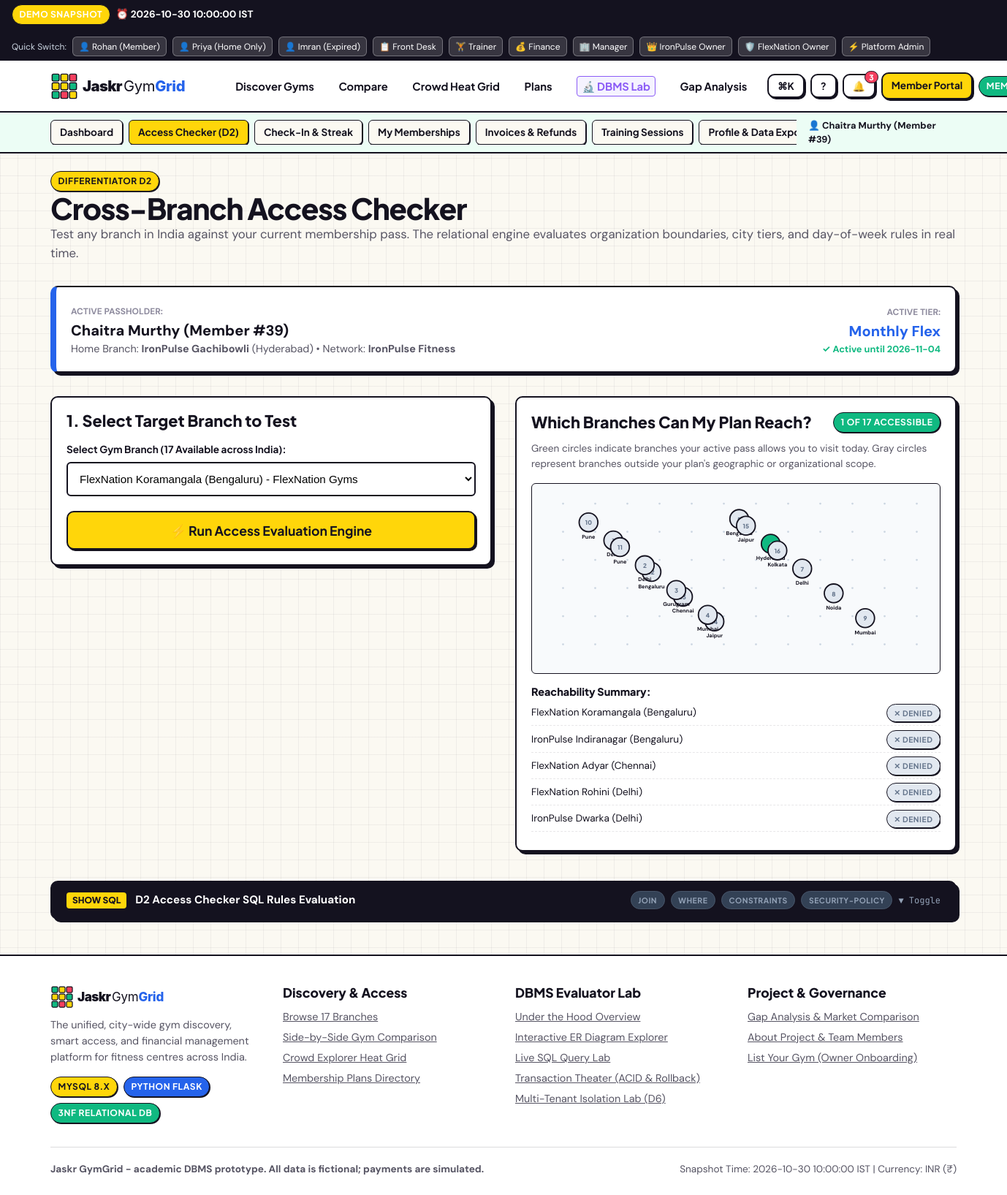
The app's page /member/access-checker (signed in) with its own data.
### tables this page shows
CREATE TABLE members (
        member_id INTEGER PRIMARY KEY AUTOINCREMENT,
        user_id INTEGER NOT NULL,
        home_branch_id INTEGER NOT NULL,
        full_name TEXT NOT NULL,
        phone TEXT NOT NULL,
        registration_date TEXT NOT NULL,
        FOREIGN KEY (user_id) REFERENCES users(user_id),
        FOREIGN KEY (home_branch_id) REFERENCES branches(branch_id)
    );

CREATE TABLE branches (
        branch_id INTEGER PRIMARY KEY AUTOINCREMENT,
        organization_id INTEGER NOT NULL,
        name TEXT NOT NULL,
        address TEXT NOT NULL,
        city TEXT NOT NULL,
        state TEXT NOT NULL,
        pincode TEXT NOT NULL,
        latitude REAL NOT NULL,
        longitude REAL NOT NULL,
        phone TEXT NOT NULL,
        description TEXT NOT NULL,
        capacity INTEGER NOT NULL,
        FOREIGN KEY (organization_id) REFERENCES organizations(organization_id)
    );

CREATE TABLE organizations (
        organization_id INTEGER PRIMARY KEY AUTOINCREMENT,
        name TEXT NOT NULL,
        contact_email TEXT NOT NULL,
        status TEXT NOT NULL DEFAULT 'active',
        brand_type TEXT NOT NULL DEFAULT 'independent',
        headquarters_city TEXT NOT NULL,
        created_at TEXT NOT NULL
    );

CREATE TABLE membership_plans (
        plan_id INTEGER PRIMARY KEY AUTOINCREMENT,
        organization_id INTEGER NOT NULL,
        plan_name TEXT NOT NULL,
        duration_months INTEGER NOT NULL,
        price REAL NOT NULL,
        description TEXT NOT NULL DEFAULT '',
        FOREIGN KEY (organization_id) REFERENCES organizations(organization_id)
    );

CREATE TABLE memberships (
        membership_id INTEGER PRIMARY KEY AUTOINCREMENT,
        member_id INTEGER NOT NULL,
        plan_id INTEGER NOT NULL,
        start_date TEXT NOT NULL,
        end_date TEXT NOT NULL,
        status TEXT NOT NULL DEFAULT 'pending',
        FOREIGN KEY (member_id) REFERENCES members(member_id),
        FOREIGN KEY (plan_id) REFERENCES membership_plans(plan_id)
    );

### app/member.py (the view, shortened to what this page needs)
@member_bp.route("/access-checker", methods=["GET", "POST"])
@login_required
@roles_required("member")
def access_checker():
    member, active_ms = get_member_context()
    all_branches = query_all(
        "SELECT b.*, o.name AS organization_name "
        "FROM branches b JOIN organizations o ON b.organization_id = o.organization_id "
        "WHERE o.status = 'active' ORDER BY b.city, b.name;"
    )
    target_branch_id = request.args.get("branch_id") or request.form.get("branch_id")
    result = None
    reachable_branch_ids = []
    if active_ms:
        for b in all_branches:
            res = evaluate_branch_access(member, active_ms, b)
            if res["status"] in ("ALLOWED", "ALLOWED WITH CONDITIONS"):
                reachable_branch_ids.append(b["branch_id"])
    return render_template("member/access_checker.html",
                           member=member,
                           active_ms=active_ms,
                           all_branches=all_branches,
                           target_branch_id=int(target_branch_id) if target_branch_id else None,
                           result=result,
                           reachable_branch_ids=reachable_branch_ids,
                           portal_context="member",
                           active_tab="access_checker")

### templates/member/access_checker.html (shortened to what this page needs)
{% extends "base.html" %}
{% import "components/show_sql_drawer.html" as sql_comp %}
{% block content %}
<div class="container">
  <div style="margin-bottom: 2rem;">
    <span class="badge badge-yellow">Differentiator D2</span>
    <h1>Cross-Branch Access Checker</h1>
    <p style="color: var(--ink-muted); font-size: 1.05rem;">
      Test any branch in India against your current membership pass. The relational engine evaluates organization boundaries, city tiers, and day-of-week rules in real time.
    </p>
  </div>
  <div class="card" style="margin-bottom: 2rem; background: #FFFFFF; border-left: 8px solid var(--electric-blue);">
    <div style="display: flex; justify-content: space-between; align-items: center; flex-wrap: wrap; gap: 1rem;">
      <div>
        <span style="font-size: 0.75rem; text-transform: uppercase; font-weight: 700; color: var(--ink-subtle);">Active Passholder:</span>
        <div style="font-size: 1.25rem; font-weight: 800;">{{ member.full_name }} (Member #{{ member.member_id }})</div>
        <div style="font-size: 0.9rem; color: var(--ink-muted);">
          Home Branch: <strong>{{ member.home_branch_name }}</strong> ({{ member.home_branch_city }}) • Network: <strong>{{ member.organization_name }}</strong>
        </div>
      </div>
      <div style="text-align: right;">
        <span style="font-size: 0.75rem; text-transform: uppercase; font-weight: 700; color: var(--ink-subtle);">Active Tier:</span>
        <div style="font-size: 1.25rem; font-weight: 800; color: var(--electric-blue);">
          {{ active_ms.plan_name if active_ms else "No Active Pass" }}
        </div>
        {% if active_ms %}
          <div style="font-size: 0.8rem; color: var(--mint-green); font-weight: 700;">
            ✓ Active until {{ active_ms.end_date }}
          </div>
        {% endif %}
      </div>
    </div>
  </div>
  <div style="display: grid; grid-template-columns: 1fr 1fr; gap: 2rem; align-items: flex-start; margin-bottom: 2.5rem;">
    <div>
      <div class="card" style="margin-bottom: 1.5rem;">
        <h3 style="margin-bottom: 1rem;">1. Select Target Branch to Test</h3>
        <form method="POST" action="{{ url_for('member.access_checker') }}">
          <div style="margin-bottom: 1.25rem;">
            <label style="display: block; font-family: var(--font-display); font-weight: 700; font-size: 0.85rem; margin-bottom: 0.4rem;">Select Gym Branch (17 Available across India):</label>
            <select name="branch_id" style="width: 100%; padding: 0.75rem; border: var(--border-thick); border-radius: var(--radius-sm); font-size: 0.95rem; background: #fff;">
              {% for b in all_branches %}
                <option value="{{ b.branch_id }}" {% if target_branch_id == b.branch_id %}selected{% endif %}>
                  {{ b.name }} ({{ b.city }}) - {{ b.organization_name }}
                </option>
              {% endfor %}
            </select>
          </div>
          <button type="submit" class="btn btn-primary btn-lg" style="width: 100%;">
            ⚡ Run Access Evaluation Engine
          </button>
        </form>
      </div>
    </div>
    <div class="card">
      <div style="display: flex; justify-content: space-between; align-items: center; margin-bottom: 0.75rem;">
        <h3>Which Branches Can My Plan Reach?</h3>
        <span class="badge badge-mint">{{ reachable_branch_ids|length }} of 17 Accessible</span>
      </div>
      <p style="font-size: 0.85rem; color: var(--ink-muted); margin-bottom: 1rem;">
        Green circles indicate branches your active pass allows you to visit today. Gray circles represent branches outside your plan's geographic or organizational scope.
      </p>
      <div style="background: #F8FAFC; border: var(--border-thin); border-radius: var(--radius-sm); padding: 1rem; text-align: center;">
        <svg viewBox="0 0 540 240" style="width: 100%; height: auto; max-height: 220px;">
          {% for r in range(6) %}
            {% for c in range(12) %}
              <circle cx="{{ c * 48 + 12 }}" cy="{{ r * 42 + 12 }}" r="1.5" fill="#CBD5E1" />
            {% endfor %}
          {% endfor %}
          {% for b in all_branches %}
            {% set bx = 40 + ((b.branch_id * 47) % 460) %}
            {% set by = 30 + ((b.branch_id * 37) % 180) %}
            {% set is_reachable = b.branch_id in reachable_branch_ids %}
            <g transform="translate({{ bx }}, {{ by }})">
              <circle r="14" fill="{% if is_reachable %}#10B981{% else %}#E2E8F0{% endif %}" stroke="#14121F" stroke-width="2" />
              <text y="4" text-anchor="middle" font-family="'Plus Jakarta Sans', sans-serif" font-size="9" font-weight="900" fill="{% if is_reachable %}#FFFFFF{% else %}#64748B{% endif %}">
                {{ b.branch_id }}
              </text>
              <text y="24" text-anchor="middle" font-family="'DM Sans', sans-serif" font-size="8" font-weight="700" fill="#14121F">
                {{ b.city }}
              </text>
            </g>
          {% endfor %}
        </svg>
      </div>
      <div style="margin-top: 1rem;">
        <h4 style="font-size: 0.9rem; margin-bottom: 0.5rem;">Reachability Summary:</h4>
        <div style="max-height: 180px; overflow-y: auto; font-size: 0.85rem; display: flex; flex-direction: column; gap: 0.35rem;">
          {% for b in all_branches %}
            <div style="display: flex; justify-content: space-between; align-items: center; border-bottom: 1px dashed rgba(20, 18, 31, 0.1); padding-bottom: 0.25rem;">
              <span>{{ b.name }} ({{ b.city }})</span>
              {% if b.branch_id in reachable_branch_ids %}
                <span class="badge badge-mint" style="font-size: 0.65rem;">✓ Allowed</span>
              {% else %}
                <span class="badge" style="background: #E2E8F0; color: #64748B; font-size: 0.65rem;">✕ Denied</span>
              {% endif %}
            </div>
          {% endfor %}
        </div>
      </div>
    </div>
  </div>
  {{ sql_comp.sql_drawer(
      "D2 Access Checker SQL Rules Evaluation",
      "SELECT r.access_type, r.conditions, b.city, o.organization_id\nFROM branch_access_rules r\nJOIN branches b ON r.branch_id = b.branch_id\nJOIN organizations o ON b.organization_id = o.organization_id\nWHERE r.plan_id = " ~ (active_ms.plan_id if active_ms else 0) ~ " AND r.branch_id = " ~ (target_branch_id or 1) ~ ";",
      ["JOIN", "WHERE", "CONSTRAINTS", "SECURITY-POLICY"],
      "Demonstrates multi-branch relational rule checking without hardcoding in application memory."
  ) }}
</div>
{% endblock %}

### templates/components/header.html (shortened to what this page needs)
<header>
  <div class="demo-bar">
    <div class="demo-title">
      <span class="badge badge-yellow">DEMO SNAPSHOT</span>
      <span>⏰ 2026-10-30 10:00:00 IST</span>
    </div>
    <div class="demo-chips">
      <span style="font-size: 0.75rem; color: #CBD5E1;">Quick Switch:</span>
      <a href="{{ url_for('auth.quick_login', email='member.demo@jaskrgymgrid.example') }}" class="demo-chip" title="Rohan - Annual All-Access (FULL)">👤 Rohan (Member)</a>
      <a href="{{ url_for('auth.quick_login', email='member.monthly.demo@jaskrgymgrid.example') }}" class="demo-chip" title="Priya - Monthly Flex (HOME_ONLY)">👤 Priya (Home Only)</a>
      <a href="{{ url_for('auth.quick_login', email='member.expired.demo@jaskrgymgrid.example') }}" class="demo-chip" title="Imran - Expired">👤 Imran (Expired)</a>
      <a href="{{ url_for('auth.quick_login', email='frontdesk.demo@jaskrgymgrid.example') }}" class="demo-chip" title="Front Desk Saket">📋 Front Desk</a>
      <a href="{{ url_for('auth.quick_login', email='trainer.demo@jaskrgymgrid.example') }}" class="demo-chip" title="Trainer Saket">🏋️ Trainer</a>
      <a href="{{ url_for('auth.quick_login', email='finance.demo@jaskrgymgrid.example') }}" class="demo-chip" title="Finance Desk">💰 Finance</a>
      <a href="{{ url_for('auth.quick_login', email='manager.demo@jaskrgymgrid.example') }}" class="demo-chip" title="Branch Manager Saket">🏢 Manager</a>
      <a href="{{ url_for('auth.quick_login', email='owner.ironpulse.demo@jaskrgymgrid.example') }}" class="demo-chip" title="IronPulse Owner">👑 IronPulse Owner</a>
      <a href="{{ url_for('auth.quick_login', email='owner.flexnation.demo@jaskrgymgrid.example') }}" class="demo-chip" title="FlexNation Owner (Cross-Tenant)">🛡️ FlexNation Owner</a>
      <a href="{{ url_for('auth.quick_login', email='admin.demo@jaskrgymgrid.example') }}" class="demo-chip" title="Platform Administrator">⚡ Platform Admin</a>
    </div>
  </div>
  <nav class="header-nav">
    <div class="container nav-container">
      <a href="{{ url_for('public.home') }}" class="brand-lockup">
        <img src="{{ url_for('static', filename='img/logo_full.svg') }}" alt="Jaskr GymGrid">
      </a>
      <ul class="nav-links">
        <li><a href="{{ url_for('public.discover') }}" class="nav-link">Discover Gyms</a></li>
        <li><a href="{{ url_for('public.compare') }}" class="nav-link">Compare</a></li>
        <li><a href="{{ url_for('public.crowd') }}" class="nav-link">Crowd Heat Grid</a></li>
        <li><a href="{{ url_for('public.plans') }}" class="nav-link">Plans</a></li>
        <li><a href="{{ url_for('lab.index') }}" class="nav-link" style="color: var(--violet-royal);"><strong style="background: var(--violet-subtle); padding: 2px 6px; border-radius: 4px; border: 1.5px solid var(--violet-royal); white-space: nowrap;">🔬 DBMS Lab</strong></a></li>
        <li><a href="{{ url_for('public.gap_analysis') }}" class="nav-link">Gap Analysis</a></li>
      </ul>
      <div style="display: flex; align-items: center; gap: 0.5rem; position: relative;">
        <button class="btn btn-sm" onclick="document.getElementById('cmdPaletteBackdrop').style.display='flex'; document.getElementById('cmdPaletteInput').focus();" title="Command Palette (Cmd+K)">
          <span>⌘K</span>
        </button>
        <button class="btn btn-sm" onclick="document.getElementById('shortcutsBackdrop').style.display='flex';" title="Keyboard Shortcuts (?)">
          <span>?</span>
        </button>
        <div style="position: relative;">
          <button class="btn btn-sm" id="notifBellBtn" onclick="const p = document.getElementById('notifDropdown'); p.style.display = p.style.display === 'block' ? 'none' : 'block';" title="System Notifications" style="position: relative;">
            <span>🔔</span>
            <span style="position: absolute; top: -6px; right: -6px; background: var(--hot-coral); color: #fff; font-size: 0.65rem; font-weight: 800; padding: 1px 5px; border-radius: 10px; border: 1.5px solid #14121F;">3</span>
          </button>
        </div>
        {% if session.user_id %}
          <div style="display: flex; align-items: center; gap: 0.5rem;">
            {% if session.role == 'member' %}
              <a href="{{ url_for('member.dashboard') }}" class="btn btn-sm btn-primary">Member Portal</a>
              <span class="badge badge-mint">Member</span>
            {% elif session.role == 'owner' %}
              <a href="{{ url_for('owner.dashboard') }}" class="btn btn-sm btn-danger">Owner Portal</a>
              <span class="badge badge-coral">{{ session.organization_name or 'Owner' }}</span>
            {% elif session.role == 'admin' %}
              <a href="{{ url_for('admin.dashboard') }}" class="btn btn-sm" style="background: var(--violet-royal); color: #fff;">Admin Portal</a>
              <span class="badge badge-violet">Platform Admin</span>
            {% endif %}
          </div>
        {% else %}
          <a href="{{ url_for('auth.list_gym') }}" class="btn btn-sm">List Your Gym</a>
          <a href="{{ url_for('auth.login') }}" class="btn btn-sm btn-primary">Sign In</a>
          <a href="{{ url_for('auth.register') }}" class="btn btn-sm btn-accent">Join</a>
        {% endif %}
      </div>
    </div>
  </nav>
  {% if portal_context == 'member' %}
    <div class="role-subnav" style="background: var(--mint-green-subtle);">
      <div class="container subnav-inner">
        <div class="subnav-tabs">
          <a href="{{ url_for('member.dashboard') }}" class="subnav-tab {% if active_tab == 'dashboard' %}active{% endif %}">Dashboard</a>
          <a href="{{ url_for('member.access_checker') }}" class="subnav-tab {% if active_tab == 'access_checker' %}active{% endif %}">Access Checker (D2)</a>
          <a href="{{ url_for('member.check_in') }}" class="subnav-tab {% if active_tab == 'check_in' %}active{% endif %}">Check-In & Streak</a>
          <a href="{{ url_for('member.memberships') }}" class="subnav-tab {% if active_tab == 'memberships' %}active{% endif %}">My Memberships</a>
          <a href="{{ url_for('member.billing') }}" class="subnav-tab {% if active_tab == 'billing' %}active{% endif %}">Invoices & Refunds</a>
          <a href="{{ url_for('member.training') }}" class="subnav-tab {% if active_tab == 'training' %}active{% endif %}">Training Sessions</a>
          <a href="{{ url_for('member.profile') }}" class="subnav-tab {% if active_tab == 'profile' %}active{% endif %}">Profile & Data Export</a>
        </div>
        <div style="font-size: 0.8rem; font-weight: 700;">
          👤 {{ session.full_name }} (Member #{{ session.member_id }})
        </div>
      </div>
    </div>
  {% endif %}
</header>

### records on screen
members: full_name "Chaitra Murthy", member_id "39"
branches: home_branch_name "IronPulse Gachibowli", home_branch_city "Hyderabad", branch_id "6", city "Hyderabad"
organizations: organization_name "IronPulse Fitness"
membership_plans: plan_name "Monthly Flex"
memberships: end_date "2026-11-04"
branches: branch_id "12", city "Bengaluru", name "FlexNation Koramangala", shows "✕ DENIED"
branches: branch_id "5", city "Bengaluru", name "IronPulse Indiranagar", shows "✕ DENIED"
branches: branch_id "13", city "Chennai", name "FlexNation Adyar", shows "✕ DENIED"
branches: branch_id "7", city "Delhi", name "FlexNation Rohini", shows "✕ DENIED"
branches: branch_id "2", city "Delhi", name "IronPulse Dwarka", shows "✕ DENIED"
branches: branch_id "1", city "Delhi"
branches: branch_id "3", city "Gurugram"
branches: branch_id "14", city "Jaipur"
branches: branch_id "15", city "Jaipur"
branches: branch_id "16", city "Kolkata"
branches: branch_id "9", city "Mumbai"
branches: branch_id "4", city "Mumbai"
branches: branch_id "8", city "Noida"
branches: branch_id "10", city "Pune"
branches: branch_id "11", city "Pune"

### other values on screen
{{ session.member_id }} "39"
{{ reachable_branch_ids|length }} "1"
{{ title }} "D2 Access Checker SQL Rules Evaluation"
{{ c }} "JOIN" "WHERE" "CONSTRAINTS" "SECURITY-POLICY"
form field branch_id "FlexNation Koramangala (Bengaluru) - FlexNation Gyms"
